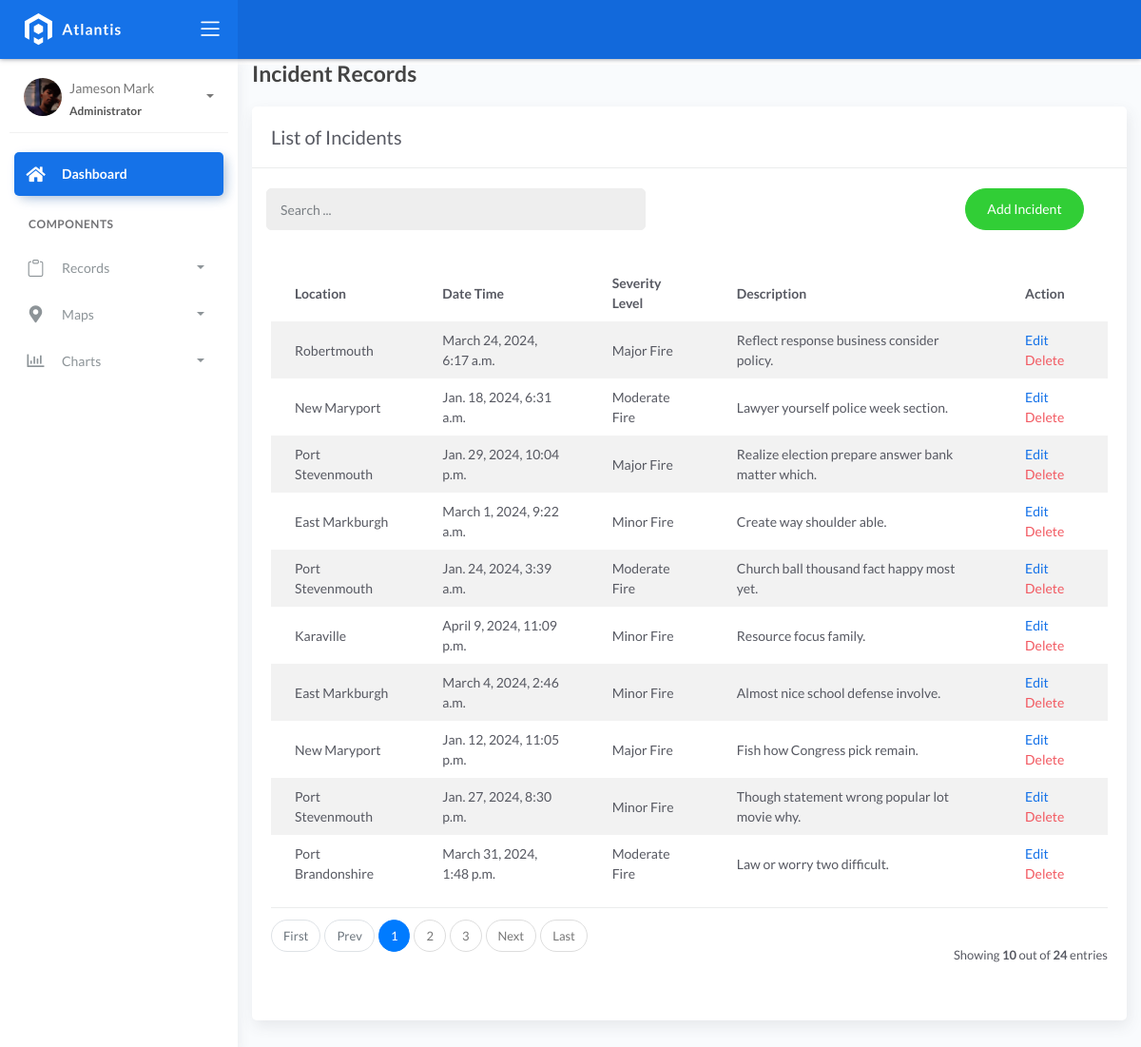
Before: /IncidentRecords/ with the older database file.
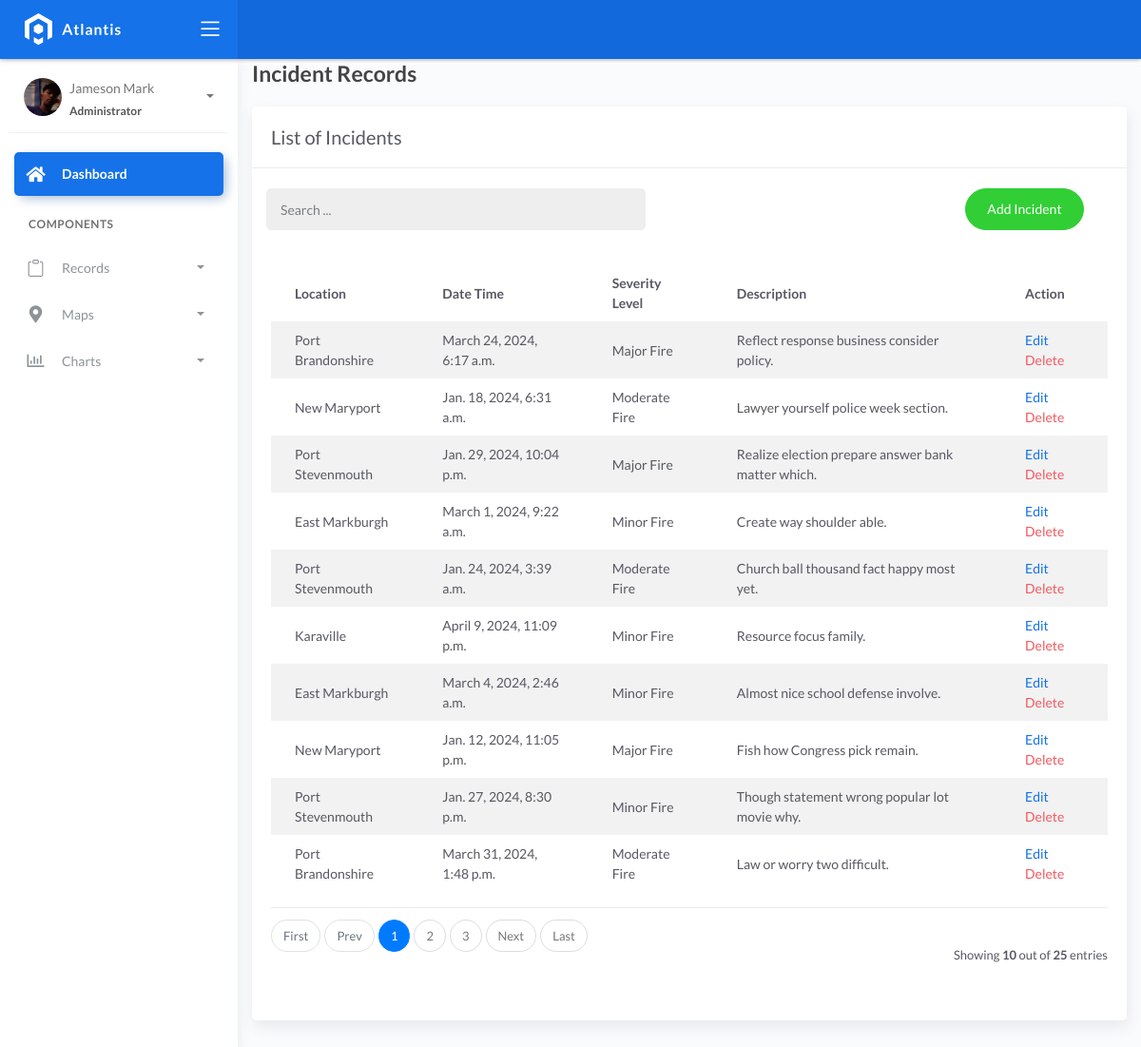
After: the same page with the newer database file.
### fire/models.py (models this page shows, shortened)
class BaseModel(models.Model):
    created_at = models.DateTimeField(auto_now_add=True, db_index=True)
    updated_at = models.DateTimeField(auto_now=True)
    class Meta:
        abstract = True

class Incident(BaseModel):
    SEVERITY_CHOICES = (
        ('Minor Fire', 'Minor Fire'),
        ('Moderate Fire', 'Moderate Fire'),
        ('Major Fire', 'Major Fire'),
    )
    location = models.ForeignKey(Locations, on_delete=models.CASCADE)
    date_time = models.DateTimeField(blank=True, null=True)
    severity_level = models.CharField(max_length=45, choices=SEVERITY_CHOICES)
    description = models.CharField(max_length=250)

class Locations(BaseModel):
    name = models.CharField(max_length=150)
    latitude = models.DecimalField(
        max_digits=22, decimal_places=16, null=True, blank=True)
    longitude = models.DecimalField(
        max_digits=22, decimal_places=16, null=True, blank=True)
    address = models.CharField(max_length=150)
    city = models.CharField(max_length=150)  # can be in separate table
    country = models.CharField(max_length=150)  # can be in separate table

### fire/views.py (the view)
# urls.py: path('IncidentRecords/', IncidentListView.as_view(), name='Int-record'),
class IncidentListView(ListView):
    model = Incident
    template_name = 'IncidentRecords.html'  # Update with your template path
    context_object_name = 'incidents'  # Specify the context variable name to use in the template
    paginate_by = 10

### templates/IncidentRecords.html (shortened to what this page needs)
{% extends 'base.html' %}
{% load static %}
{% block content %}
<div class="content">
    <div class="container-fluid">
        <h4 class="page-title">Incident Records</h4>
        <div class="row">
            <div class="col-md-12">
                <div class="card">
                    <div class="card-header">
                        <div class="card-title">List of Incidents</div>
                    </div>
                    <br />
                        <div class="col-md-12 row">
                            <div class="col-md-6">
                                <form class="navbar-form nav-search mr-md-3" action="">
                                    <div class="input-group">
                                        <input type="text" placeholder="Search ..." class="form-control" name="q" />
                                        <div class="input-group-append">
                                            <span class="input-group-text">
                                            </span>
                                        </div>
                                    </div>
                                </form>
                            </div>
                            <div class="col-md-6">
                                <div class="pull-right">
                                    <a href="{% url 'incidentrecord-add' %}" class="btn btn-success btn-rounded">Add Incident</a>
                                </div>
                            </div>
                        </div>
                    <div class="card-body">
                        <table class="table table-striped mt-3">
                            <thead>
                                <tr>
                                    <th>Location</th>
                                    <th>Date Time</th>
                                    <th>Severity Level</th>
                                    <th>Description</th>
                                    <th>Action</th>
                                </tr>
                            </thead>
                                <tbody>
                                    {% for incident in incidents %}
                                        <tr>
                                            <td>{{ incident.location.name }}</td>
                                            <td>{{ incident.date_time }}</td>
                                            <td>{{ incident.severity_level }}</td>
                                            <td>{{ incident.description }}</td>
                                            <td>
                                                <a href="{% url 'Int-update' incident.pk %}">Edit</a>
                                                <a href="{% url 'Int-delete' incident.pk %}" class="text-danger">Delete</a>
                                            </td>
                                        </tr>
                                    {% endfor %}
                                </tbody>
                        </table>
                        {% include 'includes/pagination.html' %}
                    </div>
                </div>
            </div>
        </div>
    </div>
</div>
{% endblock %}

Changed rows visible on the page:
changed Incident "March 24, 2024, 6:17 a.m.": location.name "Robertmouth" → "Port Brandonshire"
Other visible differences:
{{ paginator.count }}: "24" → "25"
